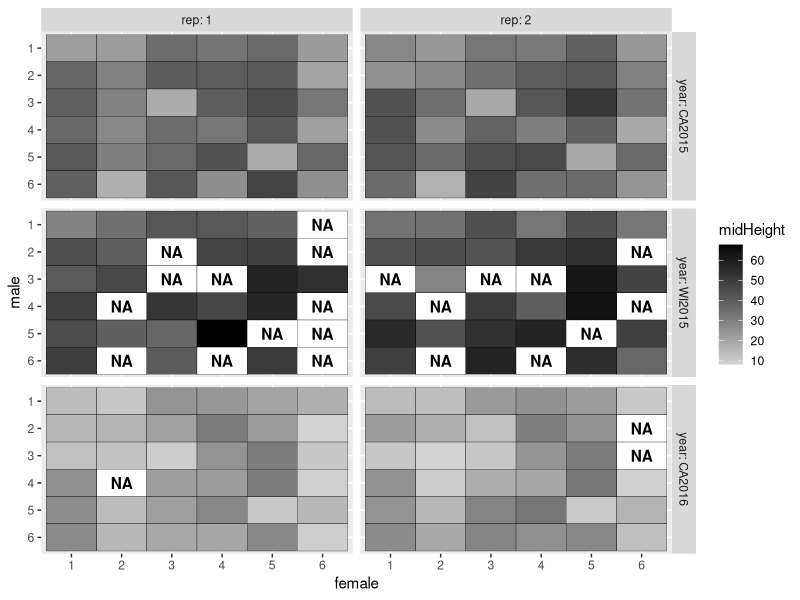
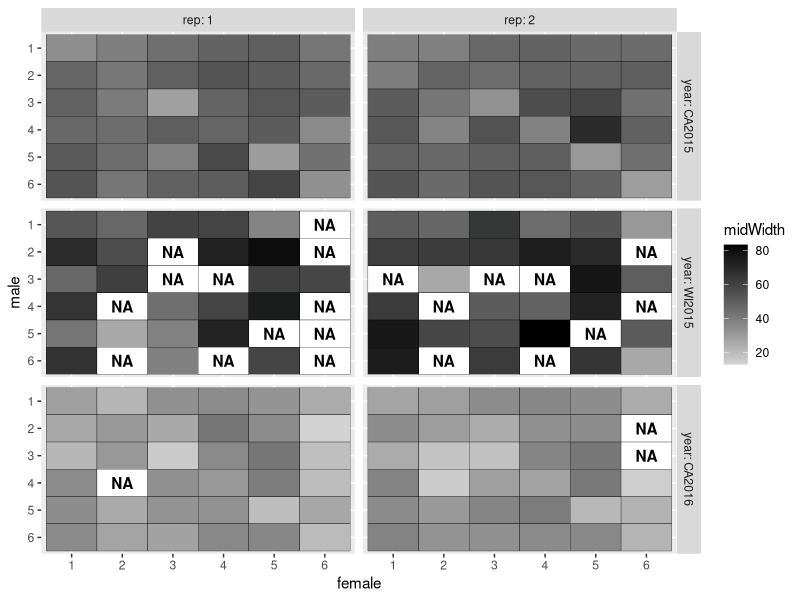
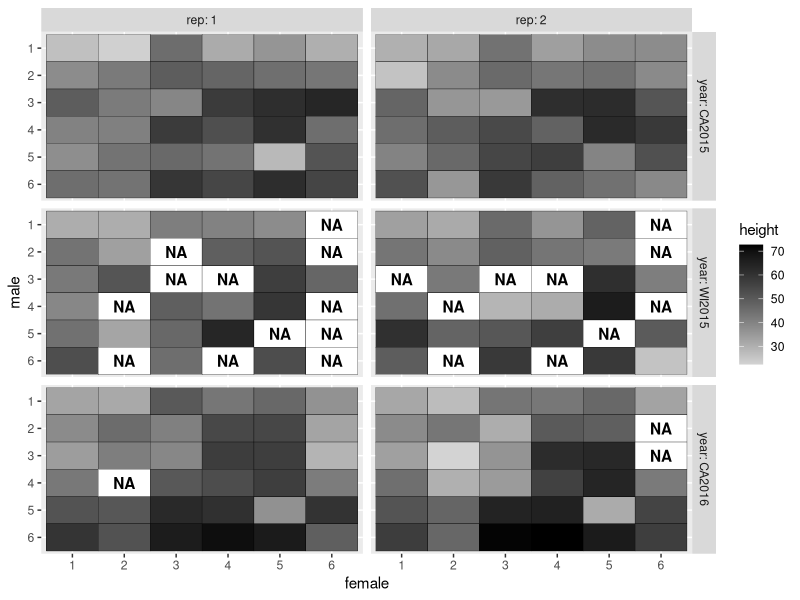
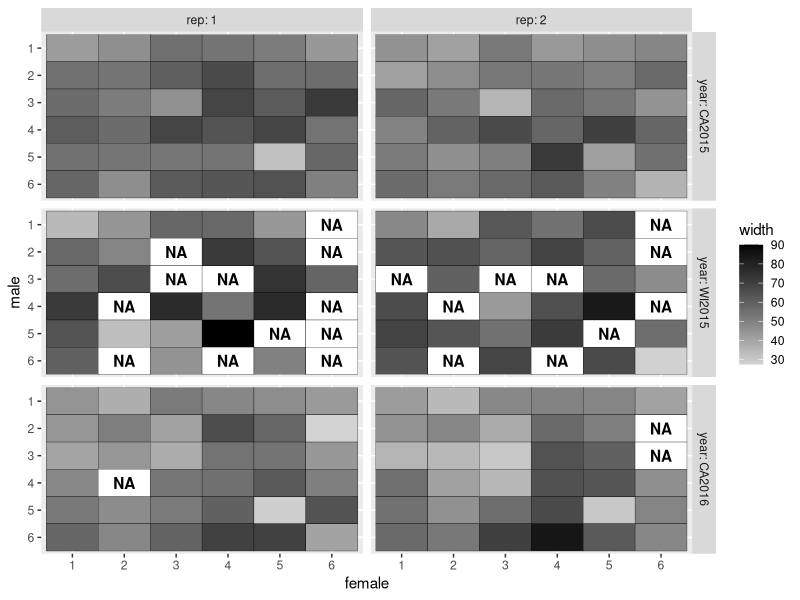
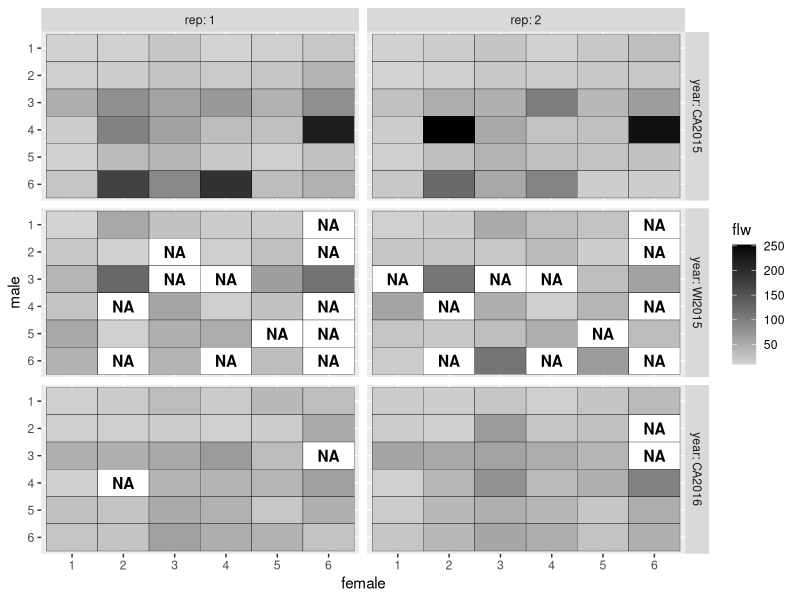
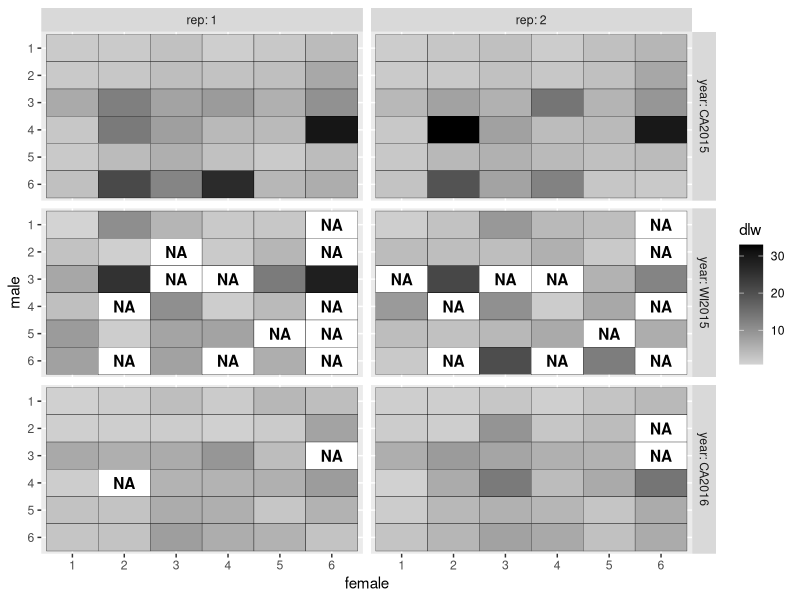
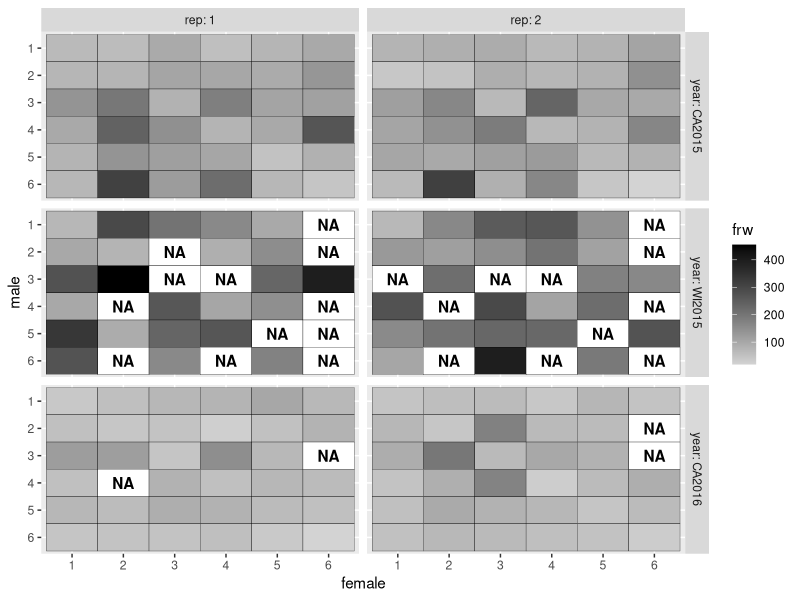
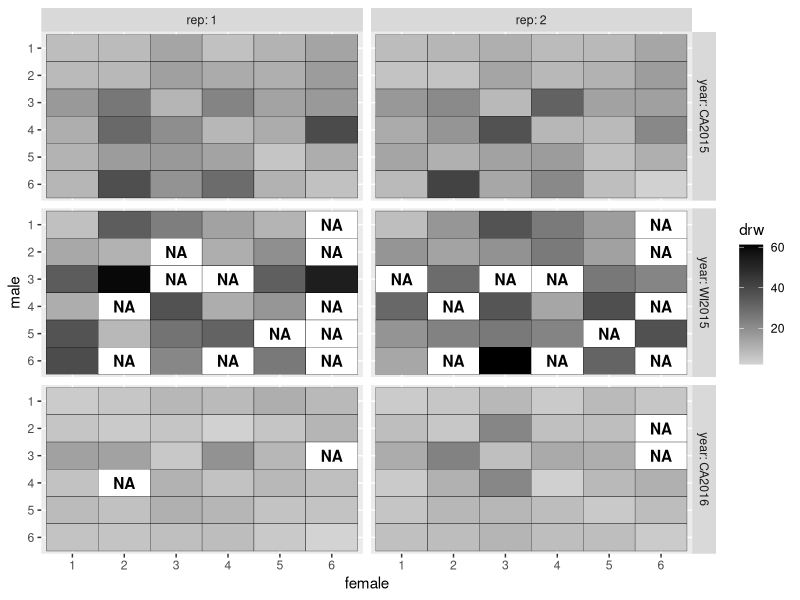

These figures' R source, in order:
# ------------------------------------------------------------------------------
#   Diallel heat maps (missing data visualization)
#   S. Turner 
#   06 July 2016
# ------------------------------------------------------------------------------
library(ggplot2)
library(plyr)

setwd("~/Documents/carrot-diallel/")

# read in raw data
diallelRaw <- read.csv("diallelRawData.csv", header = TRUE)

str(diallelRaw)

# set, reorder, and rename factors 
diallelRaw$female <- ordered(diallelRaw$female, levels = c("1", "2", "3", "4", "5", "6"))
diallelRaw$male <- ordered(diallelRaw$male, levels = c("6", "5", "4", "3", "2", "1"))
diallelRaw$year <- as.factor(diallelRaw$year)
diallelRaw$year <- revalue(diallelRaw$year, c("1" = "CA2015", "2" = "WI2015", "3" = "CA2016"))
diallelRaw$rep <- as.factor(diallelRaw$rep)

# take natural log for biomass
diallelRaw$lnFLW <- log(diallelRaw$flw)
diallelRaw$lnDLW <- log(diallelRaw$dlw)
diallelRaw$lnFRW <- log(diallelRaw$frw)
diallelRaw$lnDRW <- log(diallelRaw$drw)

# ------------------------------------------------------------------------------
# function to draw heatmaps

plotNA <- function(df, xname) {
  p <- ggplot(df, aes(female, male)) + 
    geom_tile(aes_string(fill = xname), colour = "black") + 
    scale_fill_gradient(low = "light grey", high = "black", na.value = "white") + 
    geom_text(data = df[is.na(df[xname]),], aes(label = "NA", fontface = "bold")) + 
    facet_grid(year ~ rep, space = "free", scales = "free", labeller = label_both)
  print(p)
}

# ------------------------------------------------------------------------------
# loop for heatmap output

# extract trait names
traits <- names(diallelRaw[,9:16])

pdf("~/Documents/carrot-diallel/heatmap-MissingData.pdf")
for (i in traits) {
  plotNA(diallelRaw, i)
}
dev.off()

